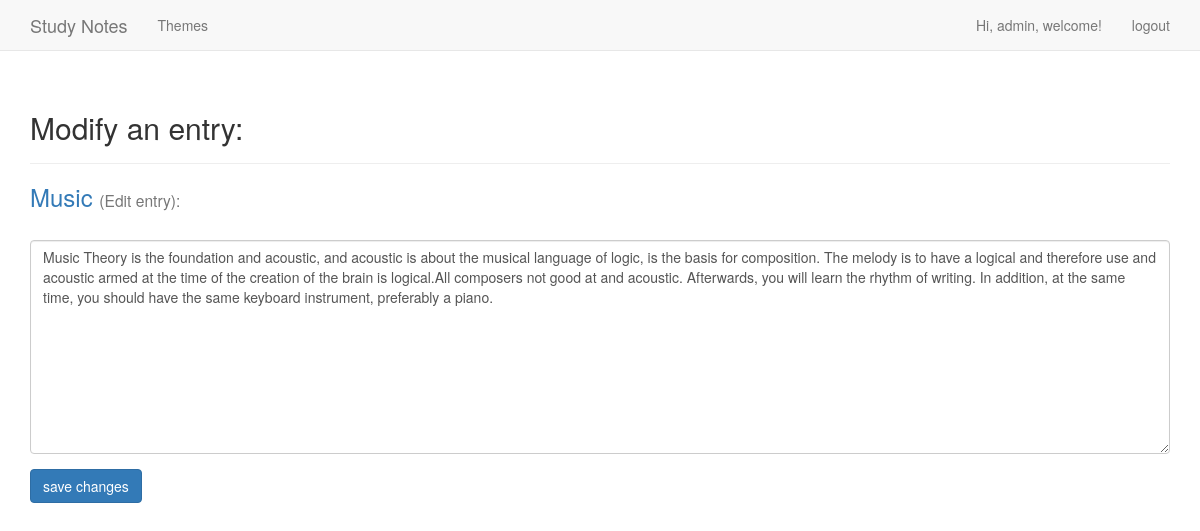
The app's page /edit_entry/3/ (signed in) with its own data.
### learning_logs/models.py (models this page shows, shortened)
class Topic(models.Model):
    text = models.CharField(max_length=200)
    date_added = models.DateTimeField(auto_now_add=True)
    owner = models.ForeignKey(User, on_delete=models.CASCADE)  # 若执行删除，将以级联的方式进行
    def __str__(self):
        return self.text

class Entry(models.Model):
    topic = models.ForeignKey(Topic, on_delete=models.CASCADE)  # 外键实例，删除是以级联的方式
    text = models.TextField()
    date_added = models.DateTimeField(auto_now_add=True)  # 自动添加当前时间戳
    class Meta:
        verbose_name_plural = 'entries'  # 详细的多个条目名

### learning_logs/views.py (the view)
# urls.py: re_path(r'^edit_entry/(?P<entry_id>\d+)/$', views.edit_entry, name='edit_entry'),
@login_required
def edit_entry(request, entry_id):
    entry = Entry.objects.get(id=entry_id)
    topic = entry.topic
    check_topic_owner(request, topic)
    if request.method != 'POST':
        form = Entry_Form(instance=entry)
    else:
        form = Entry_Form(instance=entry, data=request.POST)
        if form.is_valid():
            form.save()
            return HttpResponseRedirect(reverse('learning_logs:topic', args=[topic.id]))
    context = {'entry': entry, 'topic': topic, 'form': form}
    return render(request, 'learning_logs/edit_entry.html', context)

### learning_logs/forms.py
class Entry_Form(forms.ModelForm):
    class Meta:
        model = Entry
        fields = ['text']
        labels = {'text': ''}  # 为test字段定义了一个空标签
        widgets = {'text': forms.Textarea(attrs={'cols': 80})}  # 修改默认HTML小部件，通过Django使用forms.Textarea，定制字段test输入小部件

### learning_logs/tools.py (called while the page is built)
def check_topic_owner(request, topic):
    if topic.owner != request.user:
        raise Http404

### learning_logs/templates/learning_logs/edit_entry.html (shortened to what this page needs)
{% extends "learning_logs/base.html" %}
{% load bootstrap3 %}
{% block header %}
	<h2>Modify an entry: </h2>
{% endblock header %}
{% block content %}
    <h3>
	    <a href="{% url 'learning_logs:topic' topic.id %}">{{ topic }}</a>
      <small>(Edit entry): </small>
    </h3>
    <form action="{% url 'learning_logs:edit_entry' entry.id %}" method="post" class="form">
        {% bootstrap_form form %}
	      {% buttons %}
          <button name="submit" class="btn btn-primary">save changes</button>
        {% endbuttons %}
    </form>
{% endblock content %}

### learning_logs/templates/learning_logs/base.html (shortened to what this page needs)
{% load bootstrap3%}
<!DOCTYPE html>
<html lang="en">
	<head>
		{% bootstrap_css %}
	</head>
	<body>
		<nav class="navbar navbar-default navbar-static-top">
			<div class="container">
				<div class="navbar-header">
					<a class="navbar-brand" href="{% url 'learning_logs:index' %}">Study Notes</a>
				</div>
				<div id="navbar" class="navbar-collapse collapse">
					<ul class="nav navbar-nav">
						<li> <a href="{% url 'learning_logs:topics' %}">Themes</a> </li>
					</ul>
					<ul class="nav navbar-nav navbar-right">
						{% if user.is_authenticated %}
						<li><a>Hi, {{ user.username }}, welcome!</a></li>
							<li><a href="{% url 'users:logout' %}">logout</a> </li>
						{% else %}
							<li><a href="{% url 'users:login' %}">login</a> </li>
							<li><a href="{% url 'users:register' %}">register</a> </li>
						{% endif %}
					</ul>
				</div><! --/.nav-collapse -->
			</div>
		</nav>
		<div class="container">
			<div class="page-header">
				{% block header %}{% endblock header %}
			</div>
			<div>
				{% block content %}{% endblock content %}
			</div>
		</div>
	</body>
</html>

### records on screen
Topic: text "Music"
Entry: text "Music Theory is the foundation and acoustic, and acoustic is about the musical language of logic, is the basis for composition. The melody is to have a logical and therefore use and acoustic armed at the time of the creation of the brain is logical.All composers not good at and acoustic. Afterwards, you will learn the rhythm of writing. In addition, at the same time, you should have the same keyboard instrument, preferably a piano."

### other values on screen
{{ user.username }} "admin"
